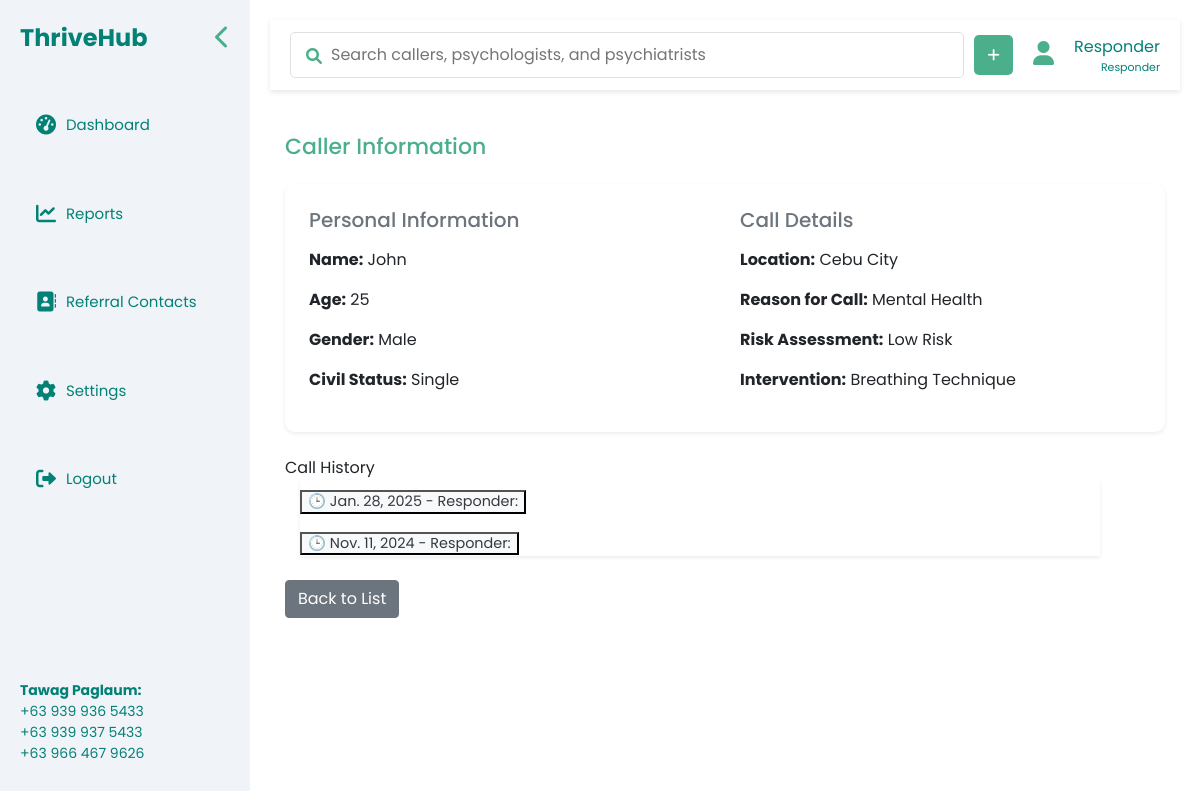
The page /caller/2/ on the database as committed earlier.
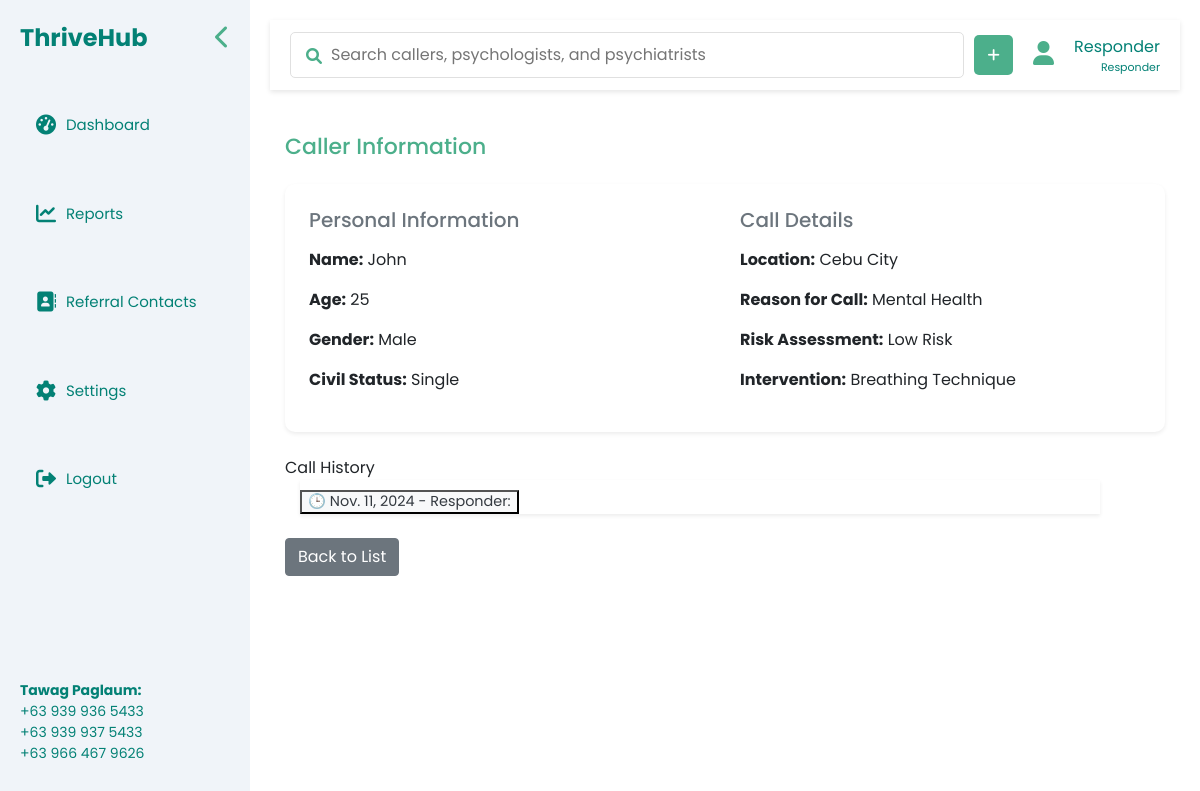
The same page on the database as committed later.
### form/models.py (models this page shows, shortened)
class CallSession(models.Model):
    sessionID = models.AutoField(primary_key=True)
    caller = models.ForeignKey(Caller, on_delete=models.CASCADE, related_name='sessions')
    responder = models.ForeignKey(settings.AUTH_USER_MODEL, on_delete=models.CASCADE, related_name='call_sessions', default=1)
    startTime = models.TimeField(null=True, blank=True)
    endTime = models.TimeField(null=True, blank=True)
    callDate = models.DateField(default=now)
    outcome = models.CharField(max_length=255)
    notes = models.TextField()

### ThriveHub/views.py (the view)
# urls.py: path('caller/<int:callerID>/', caller_detail, name='caller_detail'),
def caller_detail(request, callerID):
    caller = get_object_or_404(Caller, callerID=callerID)
    call_sessions = CallSession.objects.filter(caller=caller).prefetch_related('transcript').order_by('-callDate')
    context = {
        'caller': caller,
        'call_sessions': call_sessions, }
    return render(request, 'caller_detail.html', context)

### templates/caller_detail.html (shortened to what this page needs)
{% extends 'layout.html' %}
{% block content %}
<div class="container mt-4">
    <h2 class="section-title mb-4">Caller Information</h2>
    <div class="card-caller shadow-sm p-4">
        <div class="row">
            <div class="col-md-6">
                <h5 class="text-secondary mb-3">Personal Information</h5>
                <p><strong>Name:</strong> {{ caller.callerName }}</p>
                <p><strong>Age:</strong> {{ caller.age }}</p>
                <p><strong>Gender:</strong> {{ caller.gender }}</p>
                <p><strong>Civil Status:</strong> {{ caller.civilStatus }}</p>
            </div>
            <div class="col-md-6">
                <h5 class="text-secondary mb-3">Call Details</h5>
                <p><strong>Location:</strong> {{ caller.location }}</p>
                <p><strong>Reason for Call:</strong> {{ caller.reason }}</p>
                <p><strong>Risk Assessment:</strong> {{ caller.riskAssessment }}</p>
                <p><strong>Intervention:</strong> {{ caller.intervention }}</p>
            </div>
        </div>
    </div>
    <div class="mt-4">
            Call History
    </div>
    {% if call_sessions %}
        <div class="accordion shadow-sm" id="callHistoryAccordion" style="max-width: 800px; margin-left: 15px;">
            {% for session in call_sessions %}
            <div class="accordion-item">
                <h3 class="accordion-header" id="heading{{ session.sessionID }}">
                    <button class="accordion-button collapsed bg-light text-dark fw-bold" type="button"
                            data-bs-toggle="collapse" data-bs-target="#collapse{{ session.sessionID }}"
                            aria-expanded="false" aria-controls="collapse{{ session.sessionID }}"
                            style="font-size: 0.9rem;">
                        🕒 {{ session.callDate }} - Responder: {{ session.responder }}
                    </button>
                </h3>
            </div>
            {% endfor %}
        </div>
    {% else %}
        <p class="text-muted text-center">No previous call history available for this caller.</p>
    {% endif %}
    <a href="{% url 'Reports' %}" class="btn btn-secondary mt-3">Back to List</a>
</div>
{% endblock %}

Rows that differ between the two databases and show on the page:
removed CallSession: callDate "Jan. 28, 2025"
